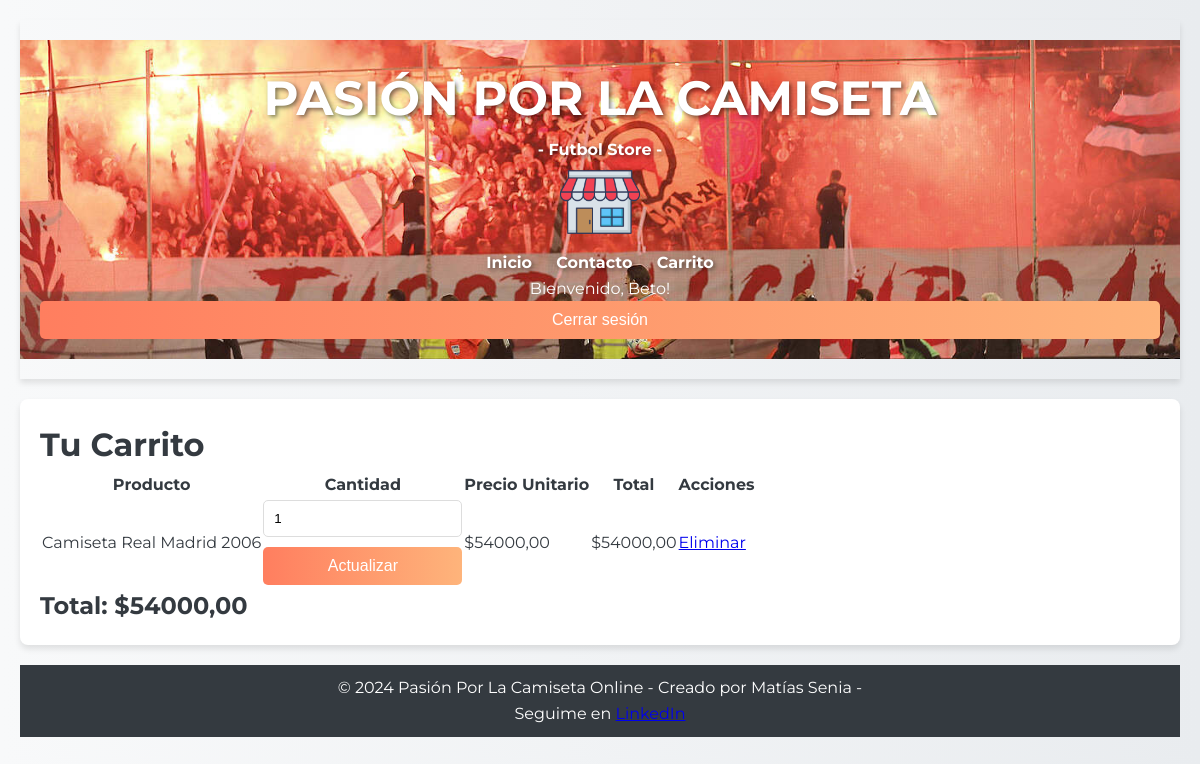
Screenshot of /shop/carrito/ (signed in) with the database file from the repository.
### shop/models.py (models this page shows, shortened)
class ElementoCarrito(models.Model):
    carrito = models.ForeignKey(Carrito, related_name='elementos', on_delete=models.CASCADE)
    remera = models.ForeignKey(Remera, on_delete=models.CASCADE)
    cantidad = models.PositiveIntegerField(default=1)
    def get_total_precio(self):
        return self.cantidad * self.remera.precio

class Remera(models.Model):
    TALLE_CHOICES = [
        (1, 'XS'),
        (2, 'S'),
        (3, 'M'),
        (4, 'L'),
        (5, 'XL'),
        (6, 'XXL'),
    ]
    GENERO_CHOICES = [
        (1, 'Hombre'),
        (2, 'Mujer'),
        (3, 'Unisex'),
    ]
    nombre = models.CharField(max_length=100)
    descripcion = models.TextField()
    precio = models.DecimalField(max_digits=10, decimal_places=2)
    imagen = models.ImageField(upload_to='remeras/')
    marca = models.CharField(max_length=50)
    talle = models.PositiveSmallIntegerField(choices=TALLE_CHOICES)
    color = models.CharField(max_length=50)
    lisa = models.BooleanField(default=True)
    genero = models.PositiveSmallIntegerField(choices=GENERO_CHOICES)

### shop/views.py (the view)
# urls.py: path('carrito/', views.carrito, name='carrito'),
@login_required
def carrito(request):
    carrito = Carrito.objects.filter(usuario=request.user, activo=True).first()
    elementos = carrito.elementos.all() if carrito else []
    total_compra = sum(elemento.get_total_precio() for elemento in elementos)
    return render(request, 'shop/carrito.html', {'carrito': carrito, 'elementos': elementos, 'total_compra':total_compra})

### shop/templates/shop/carrito.html (shortened to what this page needs)
{% extends 'shop/base.html' %}
{% block content %}
<h1>Tu Carrito</h1>
{% if elementos %}
    <table>
        <thead>
            <tr>
                <th>Producto</th>
                <th>Cantidad</th>
                <th>Precio Unitario</th>
                <th>Total</th>
                <th>Acciones</th>
            </tr>
        </thead>
        <tbody>
            {% for elemento in elementos %}
            <tr>
                <td>{{ elemento.remera.nombre }}</td>
                <td>
                    <form action="{% url 'actualizar_cantidad_elemento_carrito' elemento.id %}" method="post">
                        <input type="number" name="cantidad" value="{{ elemento.cantidad }}" min="1">
                        <button type="submit">Actualizar</button>
                    </form>
                </td>
                <td>${{ elemento.remera.precio }}</td>
                <td>${{ elemento.get_total_precio }}</td>
                <td>
                    <a href="{% url 'eliminar_elemento_carrito' elemento.id %}">Eliminar</a>
                </td>
            </tr>
            {% endfor %}
        </tbody>
    </table>
    <h2>Total: ${{ total_compra }}</h2>
{% else %}
    <p>Tu carrito está vacío.</p>
{% endif %}
{% endblock %}

### shop/templates/shop/base.html (shortened to what this page needs)
{% load static %}
<!DOCTYPE html>
<html lang="en">
<head>
    <link rel="stylesheet" href="{% static '/css/styles.css' %}">
</head>
<body>
    <header>
        <div class="header-container">
            <div class="logo">
                <h1>PASIÓN POR LA CAMISETA</h1>
                <h2> - Futbol Store - </h2>
                <a href="{% url 'home' %}">
                    <img src="{% static 'img/logo-shop.png' %}" alt="Logo de la Tienda">
                </a>
            </div>
            <nav>
                <ul>
                    <li><a href="{% url 'home' %}">Inicio</a></li>
                    <li><a href="{% url 'contacto' %}">Contacto</a></li>
                    <li><a href="{% url 'carrito' %}">Carrito</a></li>
                    {% if user.is_authenticated %}
                        <p>Bienvenido, {{ user.username }}!</p>
                        <form method="post" action="{% url 'logout' %}">
                            <button type="submit">Cerrar sesión</button>
                        </form>
                    {% else %}
                        <a href="{% url 'login' %}">Iniciar Sesión</a>
                    {% endif %}
                </ul>
            </nav>
        </div>
    </header>
    <main>
        {% block content %}
        {% endblock %}
    </main>
    <footer>
        <p>&copy; 2024 Pasión Por La Camiseta Online - Creado por Matías Senia - </p>
        <p>Seguime en <a href="https://www.linkedin.com/in/matiassenia/" target="_blank">LinkedIn</a></p>
    </footer>
</body>
</html>

### shop/static/css/styles.css (style rules this page uses)
* { margin: 0; padding: 0; box-sizing: border-box; }
body { font-family: "Montserrat", sans-serif; background: linear-gradient(to right, #f8f9fa, #e9ecef); color: #343a40; line-height: 1.6; padding: 20px; }
header { background: transparent; color: #fff; padding: 20px 0; text-align: center; box-shadow: 0 4px 6px rgba(0, 0, 0, 0.1); }
.header-container h1 { text-shadow: 2px 2px 4px rgba(0, 0, 0, 0.5); color: white; font-size: 3em; }
.header-container h2 { text-shadow: 2px 2px 4px rgba(0, 0, 0, 0.5); color: white; font-size: 1em; }
.header-container a { text-shadow: 2px 2px 4px rgba(0, 0, 0, 0.5); color: white; font-size: 1em; }
.header-container { background: url('../img/hinchadas.jpeg') no-repeat center center; background-size: cover; padding: 20px; text-align: center; }
.header-container img { max-width: 100%; height: auto; }
header .logo img { max-width: 80px; }
header nav ul { list-style: none; }
header nav ul li { display: inline; margin: 0 10px; }
header nav ul li a { color: #fff; text-decoration: none; font-weight: bold; transition: color 0.3s; }
main { padding: 20px; background: #fff; border-radius: 8px; box-shadow: 0 4px 6px rgba(0, 0, 0, 0.1); margin: 20px 0; }
footer { text-align: center; padding: 10px 0; background: #343a40; color: #fff; margin-top: 20px; }
button { background: linear-gradient(to right, #ff7e5f, #feb47b); border: none; color: #fff; padding: 10px 20px; font-size: 16px; border-radius: 5px; cursor: pointer; transition: background 0.3s; }
form { display: flex; flex-direction: column; gap: 10px; }
form input, form select, form textarea { padding: 10px; border: 1px solid #ddd; border-radius: 5px; width: 100%; }

### rows the page displays
ElementoCarrito: remera.nombre "Camiseta Real Madrid 2006", cantidad "1", remera.precio "54000,00", get_total_precio "54000,00"

### other values shown
{{ user.username }} "Beto"
{{ total_compra }} "54000,00"
